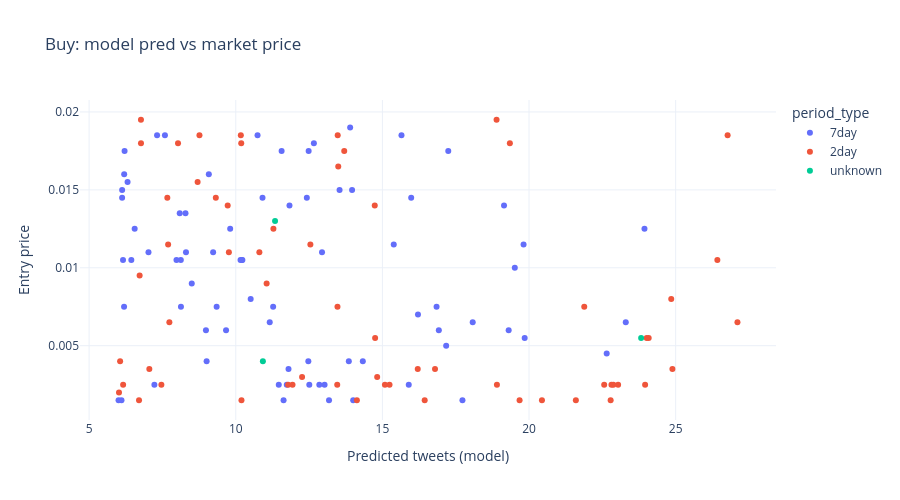

Here is the notebook cell this chart was saved with:
### Markdown cell above
## Model signal vs entry (buys only)

`pred` is the model’s predicted tweet level at buy time; scatter shows **entry price** vs **pred** (cheap tail vs model conviction).

### Code cell
if "pred" in buys.columns and buys["pred"].notna().any():
    fig = px.scatter(
        buys,
        x="pred",
        y="price",
        color="period_type",
        hover_data=["event_slug", "bracket", "time"],
        title="Buy: model pred vs market price",
        labels={"pred": "Predicted tweets (model)", "price": "Entry price"},
    )
    fig.update_layout(template="plotly_white", height=500)
    fig.show()
else:
    print("No pred column on buys; skip.")

### Figure 1 — Plotly figure (JSON) as saved in the notebook; plotly's stock layout.template omitted (floating-point values rounded to 4 significant figures; data arrays with more than 128 entries replaced by an {"elided": "..."} marker saying what was removed)
{"data": [{"customdata": {"elided": "77x3 str values"}, "hovertemplate": "period_type=7day<br>Predicted tweets (model)=%{x}<br>Entry price=%{y}<br>event_slug=%{customdata[0]}<br>bracket=%{customdata[1]}<br>time=%{customdata[2]}<extra></extra>", "legendgroup": "7day", "marker": {"color": "#636efa", "symbol": "circle"}, "mode": "markers", "name": "7day", "orientation": "v", "showlegend": true, "type": "scatter", "x": [9.81, 9.007, 6.125, 11.83, 8.5, 16.92, 7.318, 13.9, 11.47, 8.131, 6.192, 7.024, 13.18, 9.669, 7.226, 6.004, 6.196, 13.86, 15.39, 6.126, 9.348, 8.09, 6.209, 9.229, 6.44, 12.42, 8.984, 8.303, 13.03, 7.585, 8.286, 23.94, 22.65, 13.54, 12.48, 11.16, 13.97, 12.94, 12.66, 11.63, 10.51, 19.31, 10.74, 14.0, 12.51, 19.15, 12.49, 15.9, 8.127, 6.104, 10.23, 19.85, 16.85, 11.8, 11.56, 17.17, 19.81, 7.979, 6.311, 19.51, 18.08, 15.65, 6.553, 15.98, 12.85, 23.3, 11.28, 16.21, 10.21, 17.73, 17.25, 14.33, 9.082, 6.156, 11.74, 10.16, 10.91], "xaxis": "x", "y": [0.0125, 0.004, 0.0145, 0.014, 0.009, 0.006, 0.0185, 0.019, 0.0025, 0.0075, 0.0075, 0.011, 0.0015, 0.006, 0.0025, 0.0015, 0.016, 0.004, 0.0115, 0.015, 0.0075, 0.0135, 0.0175, 0.011, 0.0105, 0.0145, 0.006, 0.011, 0.0025, 0.0185, 0.0135, 0.0125, 0.0045, 0.015, 0.004, 0.0065, 0.015, 0.011, 0.018, 0.0015, 0.008, 0.006, 0.0185, 0.0015, 0.0025, 0.014, 0.0175, 0.0025, 0.0105, 0.0015, 0.0105, 0.0055, 0.0075, 0.0035, 0.0175, 0.005, 0.0115, 0.0105, 0.0155, 0.01, 0.0065, 0.0185, 0.0125, 0.0145, 0.0025, 0.0065, 0.0075, 0.007, 0.0105, 0.0015, 0.0175, 0.004, 0.016, 0.0105, 0.0025, 0.0105, 0.0145], "yaxis": "y"}, {"customdata": {"elided": "62x3 str values"}, "hovertemplate": "period_type=2day<br>Predicted tweets (model)=%{x}<br>Entry price=%{y}<br>event_slug=%{customdata[0]}<br>bracket=%{customdata[1]}<br>time=%{customdata[2]}<extra></extra>", "legendgroup": "2day", "marker": {"color": "#EF553B", "symbol": "circle"}, "mode": "markers", "name": "2day", "orientation": "v", "showlegend": true, "type": "scatter", "x": [7.736, 13.5, 6.019, 6.057, 18.89, 10.17, 7.053, 7.694, 7.667, 16.21, 8.763, 11.94, 19.35, 24.85, 19.68, 6.16, 15.24, 9.766, 6.723, 13.48, 6.768, 26.42, 24.89, 18.91, 26.77, 22.81, 24.08, 8.031, 6.702, 14.82, 13.47, 16.44, 12.54, 23.04, 20.44, 10.19, 23.96, 24.01, 8.7, 10.81, 10.2, 6.768, 16.79, 11.79, 22.78, 12.26, 7.464, 21.6, 11.05, 14.13, 9.32, 11.28, 27.11, 22.88, 15.09, 13.7, 22.56, 21.88, 13.46, 9.725, 14.75, 14.74], "xaxis": "x", "y": [0.0065, 0.0165, 0.002, 0.004, 0.0195, 0.0185, 0.0035, 0.0115, 0.0145, 0.0035, 0.0185, 0.0025, 0.018, 0.008, 0.0015, 0.0025, 0.0025, 0.011, 0.0095, 0.0185, 0.0195, 0.0105, 0.0035, 0.0025, 0.0185, 0.0025, 0.0055, 0.018, 0.0015, 0.003, 0.0075, 0.0015, 0.0115, 0.0025, 0.0015, 0.018, 0.0025, 0.0055, 0.0155, 0.011, 0.0015, 0.018, 0.0035, 0.0025, 0.0015, 0.003, 0.0025, 0.0015, 0.009, 0.0015, 0.0145, 0.0125, 0.0065, 0.0025, 0.0025, 0.0175, 0.0025, 0.0075, 0.0025, 0.014, 0.0055, 0.014], "yaxis": "y"}, {"customdata": [["elon-musk-of-tweets-march-2026", "1200-1239", "2026-03-26T16:06:22.995771+00:00"], ["elon-musk-of-tweets-march-2026", "1200-1239", "2026-03-28T03:35:43.135979+00:00"], ["elon-musk-of-tweets-april-2026", "1000-1039", "2026-04-09T17:14:06.000942+00:00"]], "hovertemplate": "period_type=unknown<br>Predicted tweets (model)=%{x}<br>Entry price=%{y}<br>event_slug=%{customdata[0]}<br>bracket=%{customdata[1]}<br>time=%{customdata[2]}<extra></extra>", "legendgroup": "unknown", "marker": {"color": "#00cc96", "symbol": "circle"}, "mode": "markers", "name": "unknown", "orientation": "v", "showlegend": true, "type": "scatter", "x": [11.34, 23.82, 10.93], "xaxis": "x", "y": [0.013, 0.0055, 0.004], "yaxis": "y"}], "layout": {"height": 500, "legend": {"title": {"text": "period_type"}, "tracegroupgap": 0}, "title": {"text": "Buy: model pred vs market price"}, "xaxis": {"anchor": "y", "domain": [0, 1], "title": {"text": "Predicted tweets (model)"}}, "yaxis": {"anchor": "x", "domain": [0, 1], "title": {"text": "Entry price"}}}}
